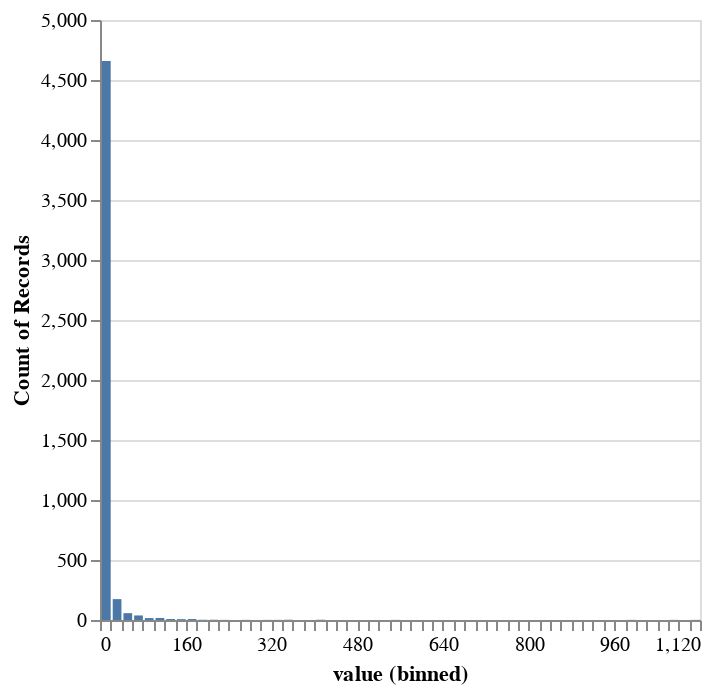

Notebook cell for this chart:
### Code cell
(
    alt.Chart(pop_lognormal_pd)
    .mark_bar()
    .encode(
        alt.X("value", bin=alt.Bin(maxbins=100)),
        alt.Y("count()")
    )
).show()

### Figure 1 — Vega-Lite specification as saved in the notebook (floating-point values rounded to 4 significant figures; data arrays with more than 128 entries replaced by an {"elided": "..."} marker saying what was removed)
{"config": {"view": {"continuousWidth": 300, "continuousHeight": 300}}, "data": {"name": "data-77dda0785c1354eeeea91e920f36ee8e"}, "mark": {"type": "bar"}, "encoding": {"x": {"bin": {"maxbins": 100}, "field": "value", "type": "quantitative"}, "y": {"aggregate": "count", "type": "quantitative"}}, "$schema": "https://vega.github.io/schema/vega-lite/v6.1.0.json", "datasets": {"data-77dda0785c1354eeeea91e920f36ee8e": {"elided": "5000 records"}}}
